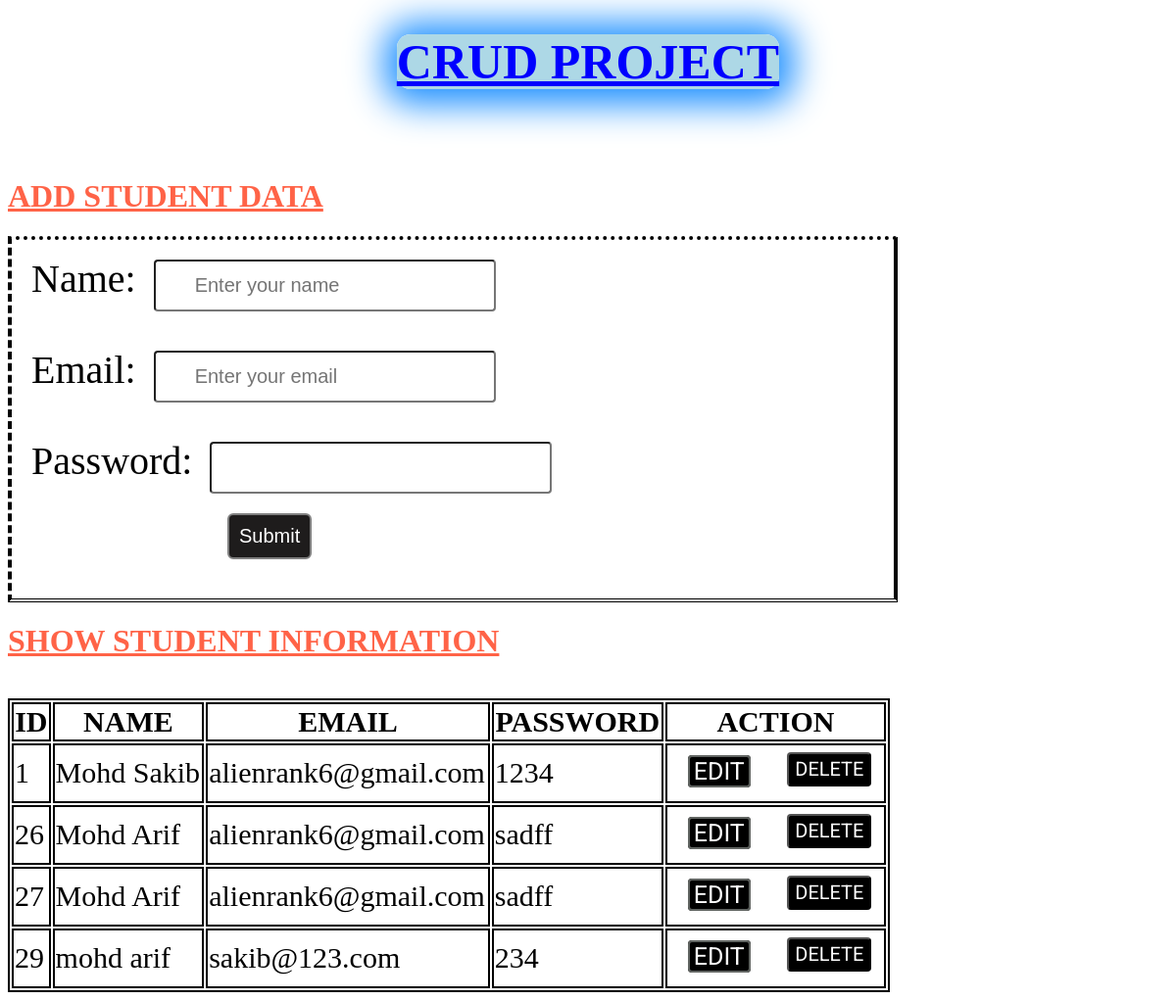
The page /s/ on the database as committed earlier.
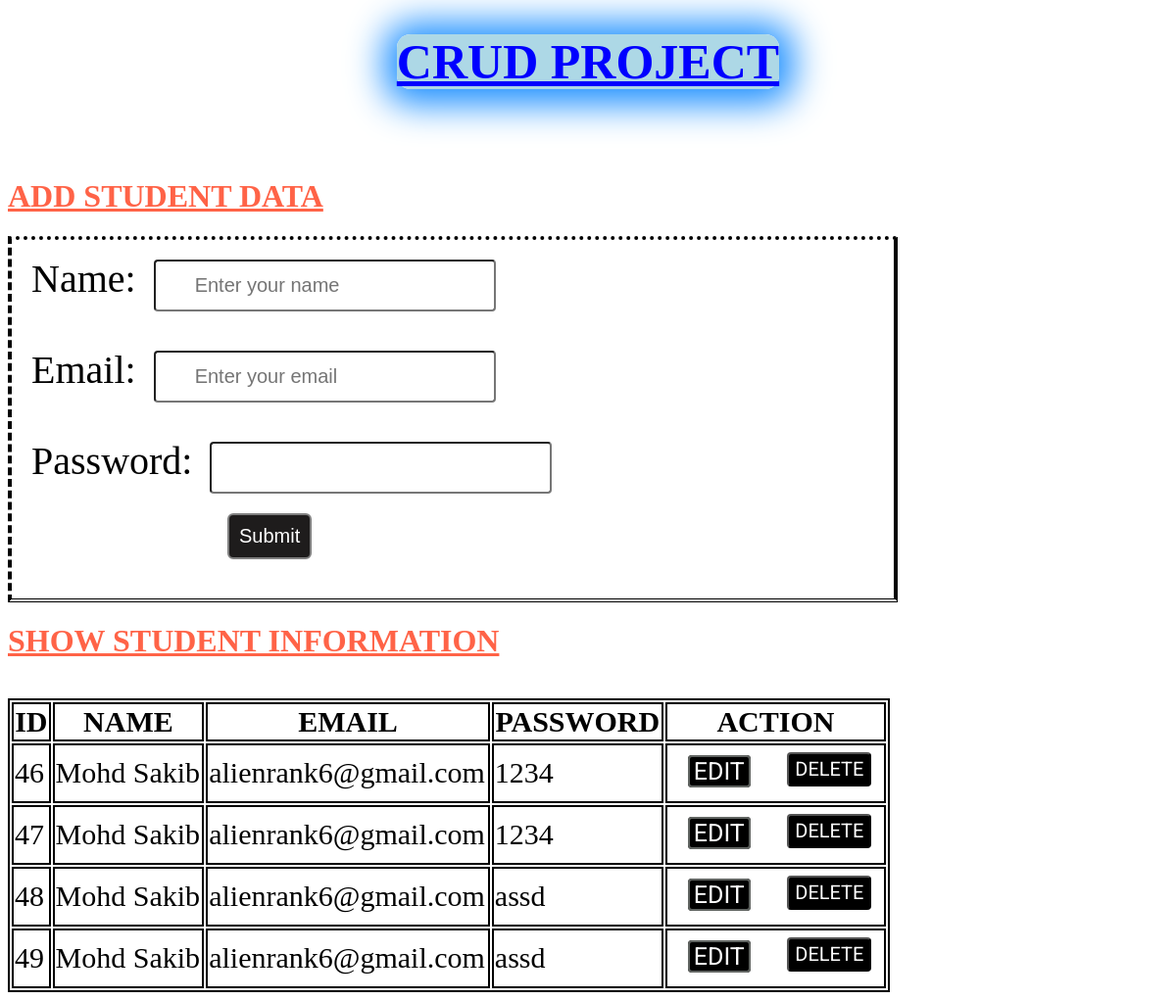
The same page on the database as committed later.
### enroll/models.py (models this page shows)
class Data(models.Model):
    name=models.CharField(max_length=20)
    email=models.EmailField(max_length=20)
    password=models.CharField(max_length=20)

### enroll/views.py (the view)
# urls.py: path('s/',views.show,name='home'),
def show(request):
    if request.method=="POST":
        fm=Student(request.POST)
        if fm.is_valid():
            nm=fm.cleaned_data['name']
            em=fm.cleaned_data['email']
            ps=fm.cleaned_data['password']
            fm=Student()
            reg=Data(name=nm,email=em,password=ps)
            reg.save()
            messages.success(request,"Add sucessfully!!")
    else:
     fm=Student()
    stud=Data.objects.all()
    return render(request,'add.html',{'form':fm,'student':stud})

### enroll/form.py
class Student(forms.ModelForm):
    class Meta:
        model=Data
        fields=['name','email','password']
        error_messages={'name':{'required':'Naam likhna jaruri hy'},'email':{'required':'EMail likhna jaruri hy'},'password':{'required':'password likhna jaruri hy'}}
        widgets={
            "name":forms.TextInput(attrs={'class':'myclass','placeholder':"Enter your name"}),
            "email":forms.EmailInput(attrs={'class':'myclass1','placeholder':"Enter your email"}),
            'password':forms.PasswordInput(render_value=True,)
            }

### enroll/templates/add.html (shortened to what this page needs)
<!DOCTYPE html>
<html lang="en">
{% load static %}
<head>
    <link rel="stylesheet" href="{% static 'style.css' %}">
</head>
<body>
<h1 class='first'><u class="underline"> CRUD PROJECT </u></h1>
<br>
<br>
<h1 style="color:green;"> <u style="color:tomato;">ADD STUDENT DATA</u></h1>
<div class="s2">
<form method="post" novalidate>
{% for field in form %}
<div class="form1"> {{ field.label_tag }} {{field}}
</div>
{% endfor %}
<div class="submit">
<button class="submit1">Submit</button>
</div>
</form>
</div>
<h1> <u style="color:tomato;">SHOW STUDENT INFORMATION</u></h1>
<br>
<div style="width:900px; font-size:30px;">
{% if student %}
<table class="table" >
<thead >
<tr>
<th style="border:2px solid black;">ID</th>
<th style="border:2px solid black;">NAME</th>
<th style="border:2px solid black;">EMAIL</th>
<th style="border:2px solid black;">PASSWORD</th>
<th style="border:2px solid black;">ACTION</th>
</tr>
</thead>
<tbody>
{% for st in student %}
<tr>
<td style="border:2px solid black;">{{st.id}}</td>
<td style="border:2px solid black;">{{st.name}}</td>
<td style="border:2px solid black;">{{st.email}}</td>
<td style="border:2px solid black;">{{st.password}}</td>
<td  style="border:2px solid black;">
<div class="edit1">
<a class='edit' href="{% url 'update' st.id %}" >EDIT</a>
<form  action="{% url 'deletedata' st.id %}" method="POST" style="display:inline-block;">
<div class="btn1">
<button class="btn">DELETE</button>
</div>
</div>
</td>
</tr>
{% endfor %}
</tbody>
{% else %}
<h4> no record found
{% endif %}
</div>
</body>
</html>

### enroll/templates/add.html (style rules this page uses)
.first { color:purple; text-align:center; font-size:50px; }
.underline { color:blue; box-shadow:1px 2px 36px 14px #1e90ff; border-radius:14px; background-color:#add8e6; }
.submit1 { position:relative; left:200px; bottom:20px; border-radius:10px; border-radius:6px; font-size:20px; padding:10px 10px; margin:20px; background-color:#1e1c1c; color:white; border:2px solid gray; }
.s2 { border:4px solid black; border-style: dotted solid double dashed; font-size:40px; width:900px; }
.edit { padding:0px 4px; border:2px solid #616562; color:white; background-color:black; margin:5px 20px; text-decoration:none; border-radius:4px; font-size:25px; font-family: 'Roboto', sans-serif; }
.table { border:2px solid black; width:900px; }
.form1 input { border-radius:4px; padding:13px 40px; margin:20px 8px; font-size:20px; }
.btn { position:relative; bottom:4px; color:white; background-color:black; height:35px; font-size:20px; margin:10px 10px 10px 10px; border-radius:4px; font-family: 'Roboto', sans-serif; }
.form1 { position:relative; left:20px; }

Rows that differ between the two databases and show on the page:
removed Data: id "1", name "Mohd Sakib", email "alienrank6@gmail.com", password "1234"
removed Data: id "26", name "Mohd Arif", email "alienrank6@gmail.com", password "sadff"
removed Data: id "27", name "Mohd Arif", email "alienrank6@gmail.com", password "sadff"
removed Data: id "29", name "mohd arif", email "sakib@123.com", password "234"
added Data: id "46", name "Mohd Sakib", email "alienrank6@gmail.com", password "1234"
added Data: id "47", name "Mohd Sakib", email "alienrank6@gmail.com", password "1234"
added Data: id "48", name "Mohd Sakib", email "alienrank6@gmail.com", password "assd"
added Data: id "49", name "Mohd Sakib", email "alienrank6@gmail.com", password "assd"
